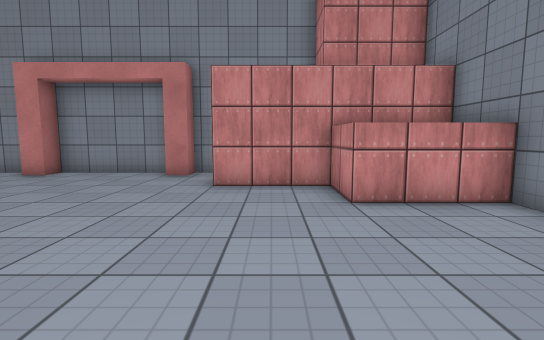
[1] (above)

12 first-person views from a walk through a scene from a Unity 3-D project. The camera is 1.2 m above the floor, tilts 6° down and sees 85° across. The floor is counted in squares, 1 m on a side. Each view is taken from the middle of a square. On the plan, view 1 faces up. The plan holds only what a view shows up to about 13 squares ahead; the rest is blank. The place goes on beyond the plan. The player character is not drawn. Door leaves are left out, so doorways stand open. Some surface patterns are stand-ins.

[2]
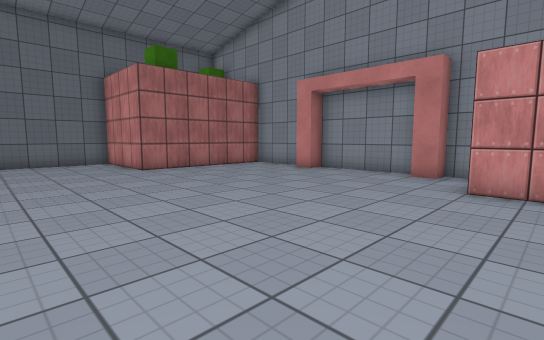

[3]
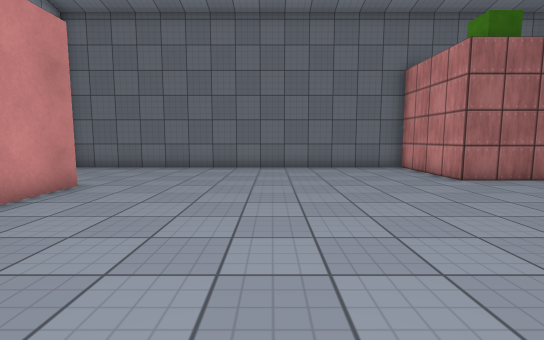

[4]
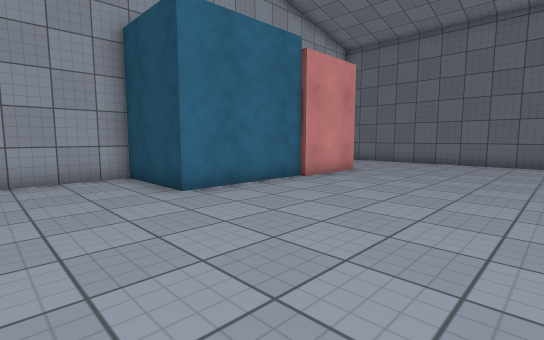

[5]
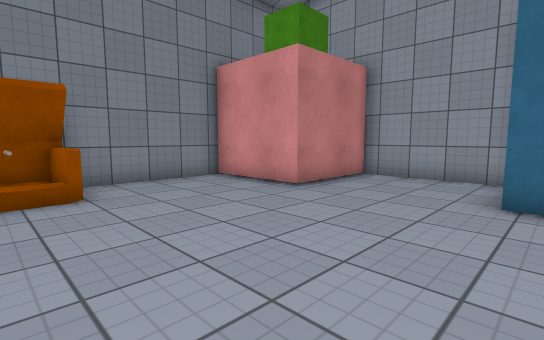

[6]
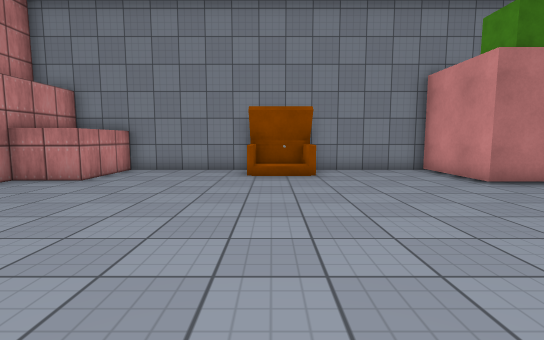

[7]
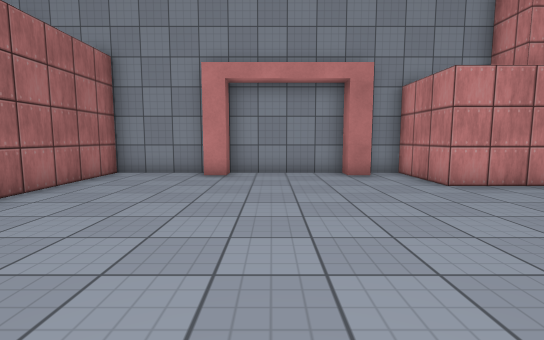

[8]
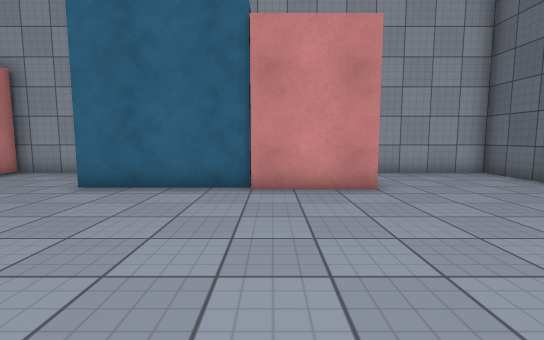

[9]
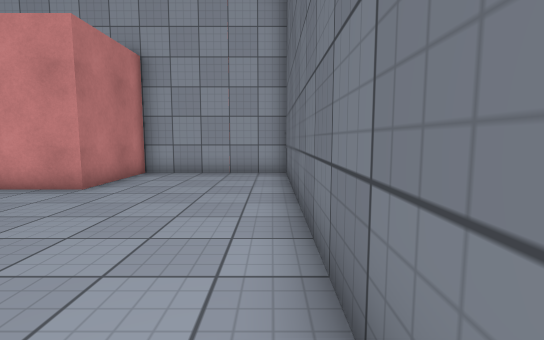

[10]
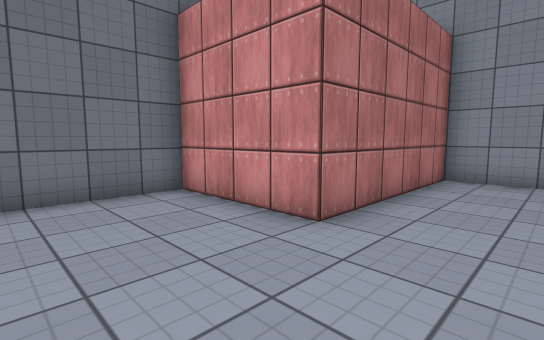

[11]
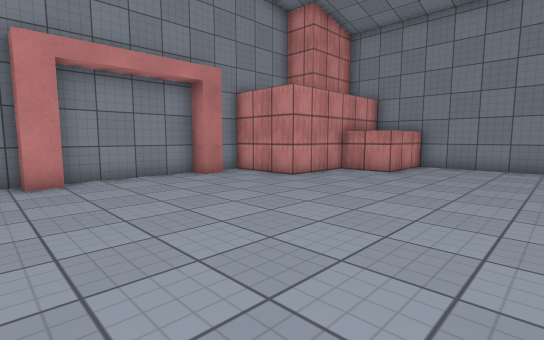

[12]
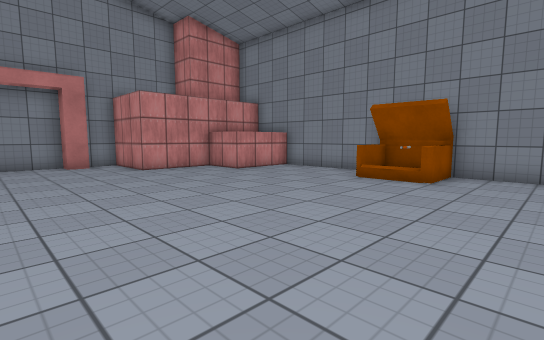

### Floor plan
Points are (right, up) in squares from view 1. A wall is a line through its corners. A room is listed if a view was taken in it or the views show most of it. See-through windows are left out.
Room 1 (views 1, 2, 3, 4, 5, 6, 7, 8, 9, 10, 11, 12)
walls: (-7.5, -6.2) (-3.3, -6.2) (-3.3, -9.5) (0.9, -9.5) (0.9, -6) (4.5, -6) (4.5, -1.4) (2.5, -1.4); (3.7, -1.2) (3.7, 0.6); (3.9, -1.5) (3.9, 0.9); (4.5, 0.8) (4.5, 7.5) (-1.5, 7.5) (-1.5, 10.5) (-2.7, 10.5) (-2.7, 9.7) (-3.5, 9.7) (-3.5, 10.5) (-7.5, 10.5) (-7.5, 9.7) (-8.2, 9.7) (-8.2, 10.5) (-11.5, 10.5) (-11.5, 4.5) (-15.5, 4.5) (-15.5, -9.5) (-10.5, -9.5) (-10.5, -6) (-7.5, -6); (4.3, -1.5) (4.3, 0.9); (4.6, 5.5) (1.5, 5.5) (1.5, 7.5)
low walls: (2.5, -1.2) (4.4, -1.2); (2.5, -1.4) (2.5, -0.5); (4.4, 0.6) (2.5, 0.6)
objects: other object (3, 0)

Positions as (right, up) in squares from view 1, and headings:
1: (0, 0), facing up
2: (0, 0), facing up-left
3: (-3, -1), facing left
4: (0, 0), facing down-left
5: (-4, 0), facing down-right
6: (-7, 0), facing right
7: (-6, 0), facing up
8: (-8, 1), facing down
9: (-15, 1), facing down
10: (-9, 1), facing up-left
11: (-9, 1), facing up-right
12: (-6, -4), facing up-right
